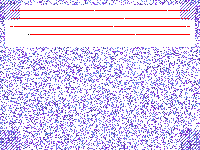
#> input picture piet/generation_tools/TEST_ARTIFACT_programming.png, 200 x 150 px, given in place of hi.png, which was not available
$ python safe_decorator.py
#> lines starting #> are read from the running program, lines starting #| are printed output that depends on the picture; pictures that were not available may be replaced by others from this repository, and a replacement may not be noted
#!/usr/bin/env python3
"""
🛡️ SAFE PIET DECORATOR - Black Barrier Isolation 🛡️

The safest possible approach:
1. Load working program
2. Surround it with BLACK BARRIER - execution cannot pass through black
3. Add decorations ONLY in areas completely separated by black barriers
"""

from PIL import Image
import subprocess

# Piet colors
COLORS = {
    'light_red': (255, 192, 192),    'light_yellow': (255, 255, 192),
    'light_green': (192, 255, 192),  'light_cyan': (192, 255, 255),
    'light_blue': (192, 192, 255),   'light_magenta': (255, 192, 255),
    'red': (255, 0, 0),              'yellow': (255, 255, 0),
    'green': (0, 255, 0),            'cyan': (0, 255, 255),
    'blue': (0, 0, 255),             'magenta': (255, 0, 255),
    'dark_red': (192, 0, 0),         'dark_yellow': (192, 192, 0),
    'dark_green': (0, 192, 0),       'dark_cyan': (0, 192, 192),
    'dark_blue': (0, 0, 192),        'dark_magenta': (192, 0, 192),
    'white': (255, 255, 255),        'black': (0, 0, 0)
}

def create_safe_decorated_program():
    """Create decorated program with complete black barrier isolation"""
    print("🛡️ Creating SAFE decorated Piet program with black barriers...")

    # Load the proven working hi.png
    try:
        original = Image.open('../files/test_images/hi.png')
#> original is the input picture: PIL image 200x150 RGB; mean R, G, B 222.4, 211.3, 239.1
        print(f"✅ Loaded original: {original.width}x{original.height}")
#| ✅ Loaded original: 200x150
    except Exception as e:
        print(f"❌ Failed to load hi.png: {e}")
        return False

    # Create larger canvas (divisible by 16)
    barrier_thickness = 16  # Thick black barrier
    new_width = ((original.width + 2 * barrier_thickness + 15) // 16) * 16  # Round up to multiple of 16
#> new_width = 240
    new_height = ((original.height + 2 * barrier_thickness + 15) // 16) * 16
#> new_height = 192

    print(f"🎨 Creating {new_width}x{new_height} canvas with {barrier_thickness}px black barriers")
#| 🎨 Creating 240x192 canvas with 16px black barriers

    # Start with white canvas
    decorated = Image.new('RGB', (new_width, new_height), COLORS['white'])
#> decorated: PIL image 240x192 RGB; every value is 255

    # Place original program at (0,0) - execution must start there!
    decorated.paste(original, (0, 0))
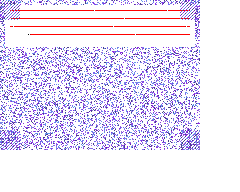
#> decorated: PIL image 240x192 RGB; mean R, G, B 233.8, 226.5, 244.7

    # Create black barriers to the right and bottom of the original program
    # This prevents execution from escaping into decoration areas

    # Right barrier (vertical black wall)
    for x in range(original.width, min(new_width, original.width + barrier_thickness)):
        for y in range(new_height):
            decorated.putpixel((x, y), COLORS['black'])
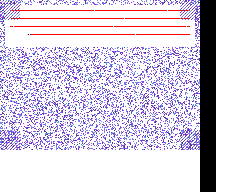
#> decorated: PIL image 240x192 RGB; mean R, G, B 216.8, 209.5, 227.7

    # Bottom barrier (horizontal black wall)
    for y in range(original.height, min(new_height, original.height + barrier_thickness)):
        for x in range(new_width):
            decorated.putpixel((x, y), COLORS['black'])
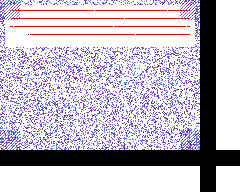
#> decorated: PIL image 240x192 RGB; mean R, G, B 197, 189.7, 207.8

    print(f"🖤 Added black isolation barriers")
    print(f"📍 Original program area: (0, 0) to ({original.width}, {original.height})")
#| 📍 Original program area: (0, 0) to (200, 150)

    # Now add decorations ONLY in areas beyond the black barriers
    add_safe_decorations(decorated, 0, 0, original.width, original.height, barrier_thickness)

    # Save result
    output_path = "safe_decorated_hi.png"
    decorated.save(output_path)
    print(f"💾 Saved as: {output_path}")

    # Test it
    print("🧪 Testing safe decorated program...")
    try:
        result = subprocess.run(['./piet', output_path, '16'],
                              capture_output=True, text=True, timeout=5,
                              cwd='../files')
        if result.stdout:
            print(f"🎉 SUCCESS! Output: '{result.stdout.strip()}'")
            print("🏆 Safe decorated program works! 🏆")
            return True
        else:
            print(f"⚠️ No output. Return code: {result.returncode}")
            if result.stderr:
                print(f"Error: {result.stderr}")
    except subprocess.TimeoutExpired:
        print("❌ Program timed out - still has execution issues")
    except Exception as e:
        print(f"❌ Test failed: {e}")

    return False

def add_safe_decorations(img, prog_x, prog_y, prog_w, prog_h, barrier_thickness):
    """Add decorations only in areas beyond the black barriers"""
#> called with prog_x = 0, prog_y = 0, prog_w = 200, prog_h = 150, barrier_thickness = 16

    # Right side decorations (beyond the right black barrier)
    decoration_start_x = prog_x + prog_w + barrier_thickness
    if decoration_start_x < img.width:
        for y in range(prog_h):  # Only up to original program height
            for x in range(decoration_start_x, img.width):
                if (x + y) % 4 == 0:
                    img.putpixel((x, y), COLORS['light_blue'])
                elif (x + y) % 4 == 1:
                    img.putpixel((x, y), COLORS['light_cyan'])
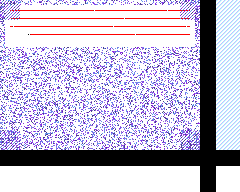
#> img: PIL image 240x192 RGB; mean R, G, B 194.5, 188.5, 207.8

    # Bottom decorations (beyond the bottom black barrier)
    decoration_start_y = prog_y + prog_h + barrier_thickness
    if decoration_start_y < img.height:
        for x in range(prog_w):  # Only up to original program width
            for y in range(decoration_start_y, img.height):
                if (x + y) % 4 == 0:
                    img.putpixel((x, y), COLORS['light_green'])
                elif (x + y) % 4 == 1:
                    img.putpixel((x, y), COLORS['light_yellow'])
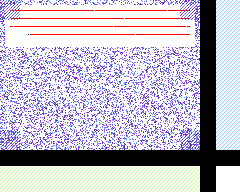
#> img: PIL image 240x192 RGB; mean R, G, B 192.7, 188.5, 204.3

    # Corner decoration (bottom-right, beyond both barriers)
    if decoration_start_x < img.width and decoration_start_y < img.height:
        for x in range(decoration_start_x, img.width):
            for y in range(decoration_start_y, img.height):
                if (x + y) % 4 == 0:
                    img.putpixel((x, y), COLORS['light_red'])
                elif (x + y) % 4 == 1:
                    img.putpixel((x, y), COLORS['light_magenta'])

    print("🎨 Added safe decorations beyond black barriers")

if __name__ == "__main__":
#> (the run stopped early here; a loop or call above may not have finished)

$ run again, on piet/generation_tools/ARTISTIC_HELLO_WORLD_JAVA.png
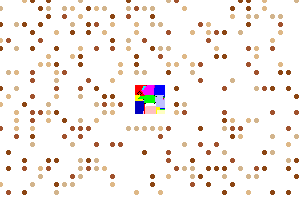
#> input picture piet/generation_tools/ARTISTIC_HELLO_WORLD_JAVA.png, 300 x 200 px, given in place of hi.png, which was not available
#> in create_safe_decorated_program, original is the input picture: PIL image 300x200 RGB; mean R, G, B 246.2, 240.6, 237.1
#| ✅ Loaded original: 300x200
#| 🎨 Creating 336x240 canvas with 16px black barriers
#> after the loop in create_safe_decorated_program, `for y in range(original.height, min(new_height, original.height + barr..`:
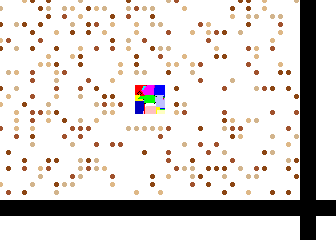
#> decorated: PIL image 336x240 RGB; mean R, G, B 220.1, 215.9, 213.3
#| 📍 Original program area: (0, 0) to (300, 200)
#> after the loop in add_safe_decorations, `for x in range(prog_w):`:
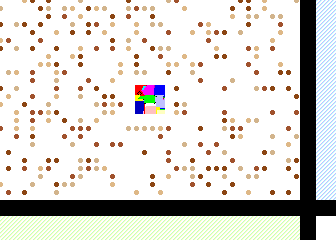
#> img: PIL image 336x240 RGB; mean R, G, B 217.2, 215.1, 210.5
